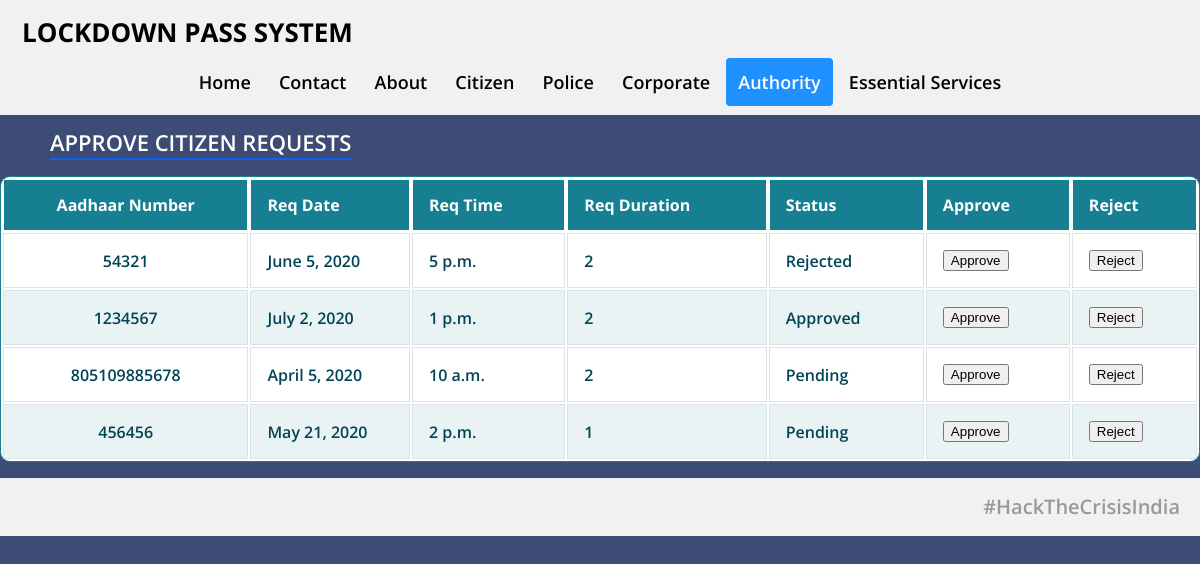
Page /authority/approve_citizen/ on the committed database.
### Home/models.py (models this page shows)
class CitizenRequest(models.Model):
    aadhaar = models.IntegerField()
    req_date = models.DateField()
    req_time = models.TimeField()
    req_duration = models.IntegerField()
    status = models.CharField(max_length=15, default="Pending")

### Home/views.py (the view)
# urls.py: path('authority/approve_citizen/', views.viewCitizenTable, name='approve_citizen'),
def viewCitizenTable(request):
    query_results = CitizenRequest.objects.all()
    context = {'query_results': query_results}
    return render(request, 'approve_citizen.html', context)

### templates/approve_citizen.html (shortened to what this page needs)
{% load static %}
<!DOCTYPE html>
<html lang="en" xmlns="http://www.w3.org/1999/html">
<head>
<link rel='stylesheet' href="{% static 'style.css' %}">
    <link rel="stylesheet" href="https://cdnjs.cloudflare.com/ajax/libs/normalize/5.0.0/normalize.min.css">
</head>
<body>
	<div class="header">
  		<a href="/" class="logo" style="color: black; font-size: 26px">LOCKDOWN PASS SYSTEM</a>
  		<div style="text-align: center; padding-top: 25px"><div class="header-right">
    		<a href="/">Home</a>
    		<a href="#contact">Contact</a>
    		<a href="#about">About</a>
            <a href="/citizen">Citizen</a>
            <a href="/police">Police</a>
            <a href="/corporate">Corporate</a>
            <a href="/authority"  class="active">Authority</a>
            <a href="/essential">Essential Services</a>
        </div></div>
	</div>
    <label style="font-size: 22px; color: #fff; border-bottom: 2px solid; margin-left: 50px; border-color:#1161ee;
            text-transform:uppercase; display: inline-block; padding-bottom: 7px;">Approve Citizen Requests</label>
    <table class="responstable">
          <tr>
            <th>Aadhaar Number</th>
              <th>Req Date</th>
              <th>Req Time</th>
              <th>Req Duration</th>
              <th>Status</th>
              <th>Approve</th>
              <th>Reject</th>
          </tr>
          {% for item in query_results %}
          <tr>
            <td>{{ item.aadhaar }}</td>
            <td>{{ item.req_date }}</td>
            <td>{{ item.req_time }}</td>
            <td>{{ item.req_duration }}</td>
            <td>{{ item.status }}</td>
            <td><form method="post" action="{% url 'approveCit' item.id %}">
                <input type="submit" value="Approve"></form>
            </td>
            <td><form method="post" action="{% url 'rejectCit' item.id %}">
                <input type="submit" value="Reject"></form>
            </td>
          </tr>
          {% endfor %}
        </table>
    <footer style="background-color: #f1f1f1; overflow: hidden;">
		<p style="text-decoration-color: black; font-size: 20px; text-align: right; margin-right: 20px">#HackTheCrisisIndia</p>
    </footer>
</body>
</html>

### static/style.css (style rules this page uses)
body { margin:0; color:#999; background:rgba(40,57,101,.9); font:600 16px/18px 'Open Sans',sans-serif; }
*,:after,:before { box-sizing:border-box }
a { color:inherit;text-decoration:none }
.header { overflow: hidden; background-color: #f1f1f1; padding: 20px 10px; }
.header a { color: black; text-align: center; padding: 12px; text-decoration: none; font-size: 18px; line-height: 25px; border-radius: 4px; }
.header a.logo { font-size: 25px; font-weight: bold; }
.header a.active { background-color: dodgerblue; color: white; }
.responstable { margin: 1em 0; width: 100%; overflow: hidden; background: #FFF; color: #024457; border-radius: 10px; border: 1px solid #167F92; }
.responstable tr { border: 1px solid #D9E4E6; }
.responstable tr:nth-child(odd) { background-color: #EAF3F3; }
.responstable th { display: none; border: 1px solid #FFF; background-color: #167F92; color: #FFF; padding: 1em; }
.responstable th:first-child { display: table-cell; text-align: center; }
.responstable th:nth-child(2) { display: table-cell; }
.responstable th:nth-child(2):after { content: attr(data-th); }
@media (min-width: 480px) { .responstable th:nth-child(2):after { display: none; } }
.responstable td { display: block; word-wrap: break-word; max-width: 7em; }
.responstable td:first-child { display: table-cell; text-align: center; border-right: 1px solid #D9E4E6; }
@media (min-width: 480px) { .responstable td { border: 1px solid #D9E4E6; } }
.responstable th, .responstable td { text-align: left; margin: .5em 1em; }
@media (min-width: 480px) { .responstable th, .responstable td { display: table-cell; padding: 1em; } }

### rows in the picture
CitizenRequest: aadhaar "54321", req_date "June 5, 2020", req_time "5 p.m.", req_duration "2", status "Rejected"
CitizenRequest: aadhaar "1234567", req_date "July 2, 2020", req_time "1 p.m.", req_duration "2", status "Approved"
CitizenRequest: aadhaar "805109885678", req_date "April 5, 2020", req_time "10 a.m.", req_duration "2", status "Pending"
CitizenRequest: aadhaar "456456", req_date "May 21, 2020", req_time "2 p.m.", req_duration "1", status "Pending"
